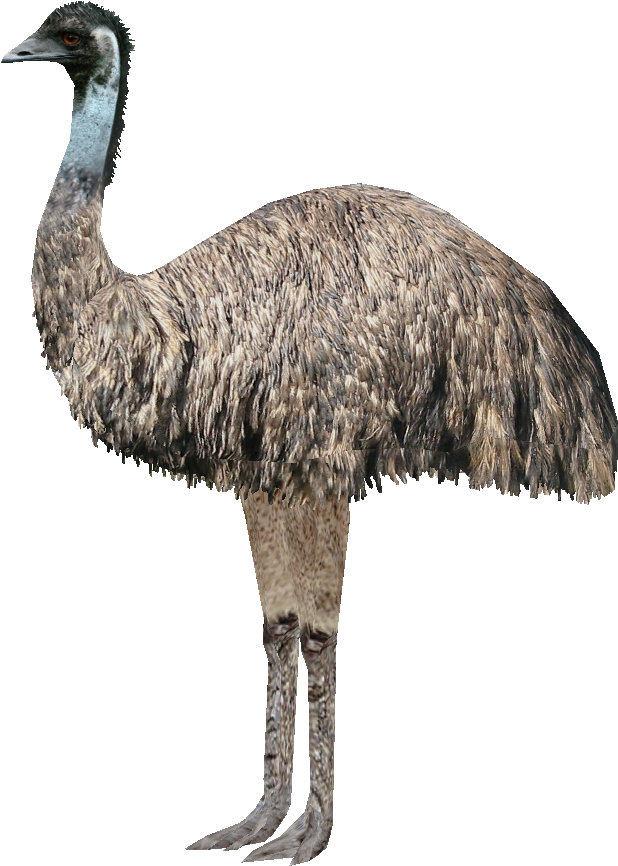
#> input picture misc/emu.png, 618 x 866 px, found by its file name
$ python task3.2.py
#> lines starting #> are read from the running program, lines starting #| are printed output that depends on the picture
from skimage import color
from skimage import io

img = io.imread("C://Users//kamel//Music//misc//emu.png")[:,:,:3]
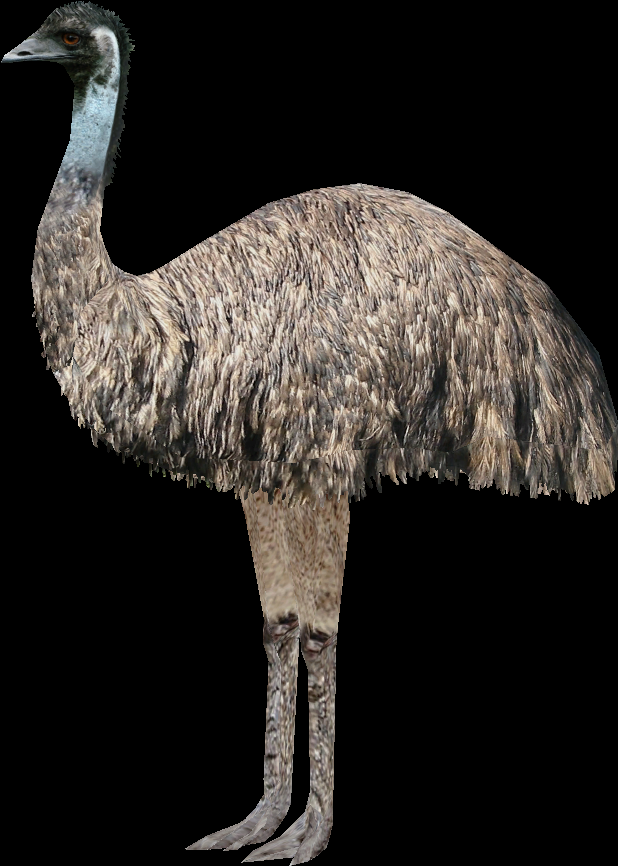
#> img: shape (866, 618, 3); mean R, G, B 43, 39.4, 36.1
imgGray = color.rgb2gray(img)
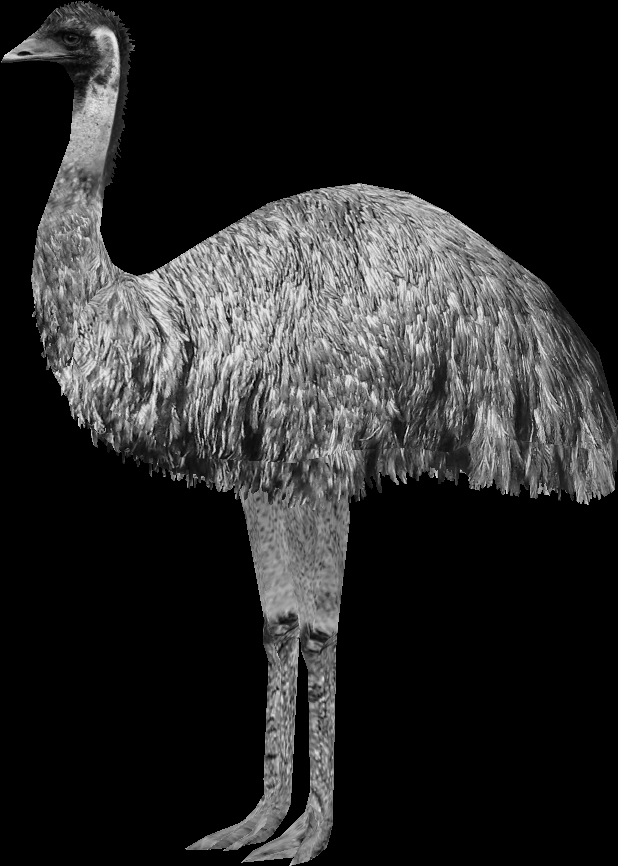
#> imgGray: shape (866, 618) float64; min 0, max 0.944, mean 0.157

print(imgGray.dtype)
#| float64
io.imshow(imgGray)
io.show()
